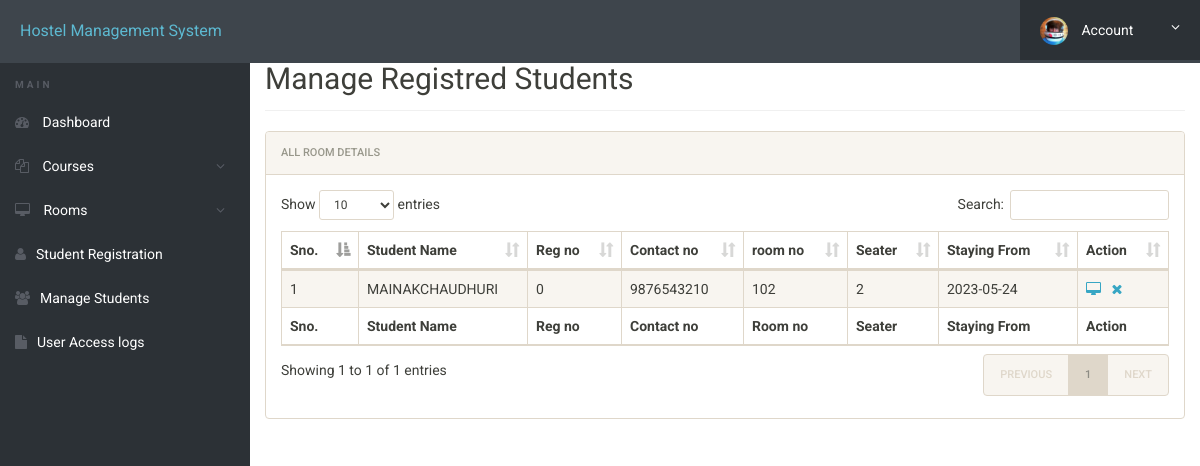
The page /admin/manage-students.php (signed in) on the database its author committed.
### tables this page shows
CREATE TABLE `registration` (
  `id` int(11) NOT NULL,
  `roomno` int(11) DEFAULT NULL,
  `seater` int(11) DEFAULT NULL,
  `feespm` int(11) DEFAULT NULL,
  `foodstatus` int(11) DEFAULT NULL,
  `stayfrom` date DEFAULT NULL,
  `duration` int(11) DEFAULT NULL,
  `course` varchar(500) DEFAULT NULL,
  `regno` int(11) DEFAULT NULL,
  `firstName` varchar(500) DEFAULT NULL,
  `middleName` varchar(500) DEFAULT NULL,
  `lastName` varchar(500) DEFAULT NULL,
  `gender` varchar(250) DEFAULT NULL,
  `contactno` bigint(11) DEFAULT NULL,
  `emailid` varchar(500) DEFAULT NULL,
  `egycontactno` bigint(11) DEFAULT NULL,
  `guardianName` varchar(500) DEFAULT NULL,
  `guardianRelation` varchar(500) DEFAULT NULL,
  `guardianContactno` bigint(11) DEFAULT NULL,
  `corresAddress` varchar(500) DEFAULT NULL,
  `corresCIty` varchar(500) DEFAULT NULL,
  `corresState` varchar(500) DEFAULT NULL,
  `corresPincode` int(11) DEFAULT NULL,
  `pmntAddress` varchar(500) DEFAULT NULL,
  `pmntCity` varchar(500) DEFAULT NULL,
  `pmnatetState` varchar(500) DEFAULT NULL,
  `pmntPincode` int(11) DEFAULT NULL,
  `postingDate` timestamp NULL DEFAULT current_timestamp(),
  `updationDate` varchar(500) DEFAULT NULL
);

### admin/manage-students.php (the view, shortened to what this page needs)
<?php
include('includes/config.php');
?>
<!doctype html>
<html lang="en" class="no-js">
<head>
	<link rel="stylesheet" href="css/font-awesome.min.css">
	<link rel="stylesheet" href="css/bootstrap.min.css">
	<link rel="stylesheet" href="css/dataTables.bootstrap.min.css">
	<link rel="stylesheet" href="css/bootstrap-social.css">
	<link rel="stylesheet" href="css/bootstrap-select.css">
	<link rel="stylesheet" href="css/fileinput.min.css">
	<link rel="stylesheet" href="css/awesome-bootstrap-checkbox.css">
	<link rel="stylesheet" href="css/style.css">
</head>
<body>
	<?php include('includes/header.php');?>
	<div class="ts-main-content">
			<?php include('includes/sidebar.php');?>
		<div class="content-wrapper">
			<div class="container-fluid">
				<div class="row">
					<div class="col-md-12">
						<h2 class="page-title" style="margin-top:4%">Manage Registred Students</h2>
						<div class="panel panel-default">
							<div class="panel-heading">All Room Details</div>
							<div class="panel-body">
								<table id="zctb" class="display table table-striped table-bordered table-hover" cellspacing="0" width="100%">
									<thead>
										<tr>
											<th>Sno.</th>
											<th>Student Name</th>
											<th>Reg no</th>
											<th>Contact no </th>
											<th>room no  </th>
											<th>Seater </th>
											<th>Staying From </th>
											<th>Action</th>
										</tr>
									</thead>
									<tfoot>
										<tr>
											<th>Sno.</th>
											<th>Student Name</th>
											<th>Reg no</th>
											<th>Contact no </th>
											<th>Room no  </th>
											<th>Seater </th>
											<th>Staying From </th>
											<th>Action</th>
										</tr>
									</tfoot>
									<tbody>
<?php
$ret="select * from registration";
$stmt= $mysqli->prepare($ret) ;
$stmt->execute() ;
$res=$stmt->get_result();
$cnt=1;
while($row=$res->fetch_object())
	  {
	  	?>
<tr><td><?php echo $cnt;;?></td>
<td><?php echo $row->firstName;?><?php echo $row->middleName;?><?php echo $row->lastName;?></td>
<td><?php echo $row->regno;?></td>
<td><?php echo $row->contactno;?></td>
<td><?php echo $row->roomno;?></td>
<td><?php echo $row->seater;?></td>
<td><?php echo $row->stayfrom;?></td>
<td>
<a href="student-details.php?regno=<?php echo $row->regno;?>" title="View Full Details"><i class="fa fa-desktop"></i></a>&nbsp;&nbsp;
<a href="manage-students.php?del=<?php echo $row->regno;?>" title="Delete Record" onclick="return confirm('Do you want to delete');"><i class="fa fa-close"></i></a></td>
										</tr>
									<?php
$cnt=$cnt+1;
									 } ?>
									</tbody>
								</table>
							</div>
						</div>
					</div>
				</div>
			</div>
		</div>
	</div>
</body>
</html>

### admin/css/style.css (style rules this page uses)
html { font-size: 14px; }
@media only screen and (min-width: 480px) { html { font-size: 17px; } }
@media only screen and (min-width: 768px) { html { font-size: 14px; } }
body { font-size: 1em; }
a { color: #37a6c4; }
.panel { overflow: hidden; }
.page-title { padding-bottom: 15px; margin-bottom: 20px; border-bottom: 1px solid #f0f0f0; }
.ts-main-content .content-wrapper { padding-top: 15px; margin-top: 10px; }
@media only screen and (min-width: 992px) { .ts-main-content .content-wrapper { margin-left: 250px; } }

### rows shown on the page
registration: firstName "MAINAK", lastName "CHAUDHURI", regno "0", contactno "9876543210", roomno "102", seater "2", stayfrom "2023-05-24"
